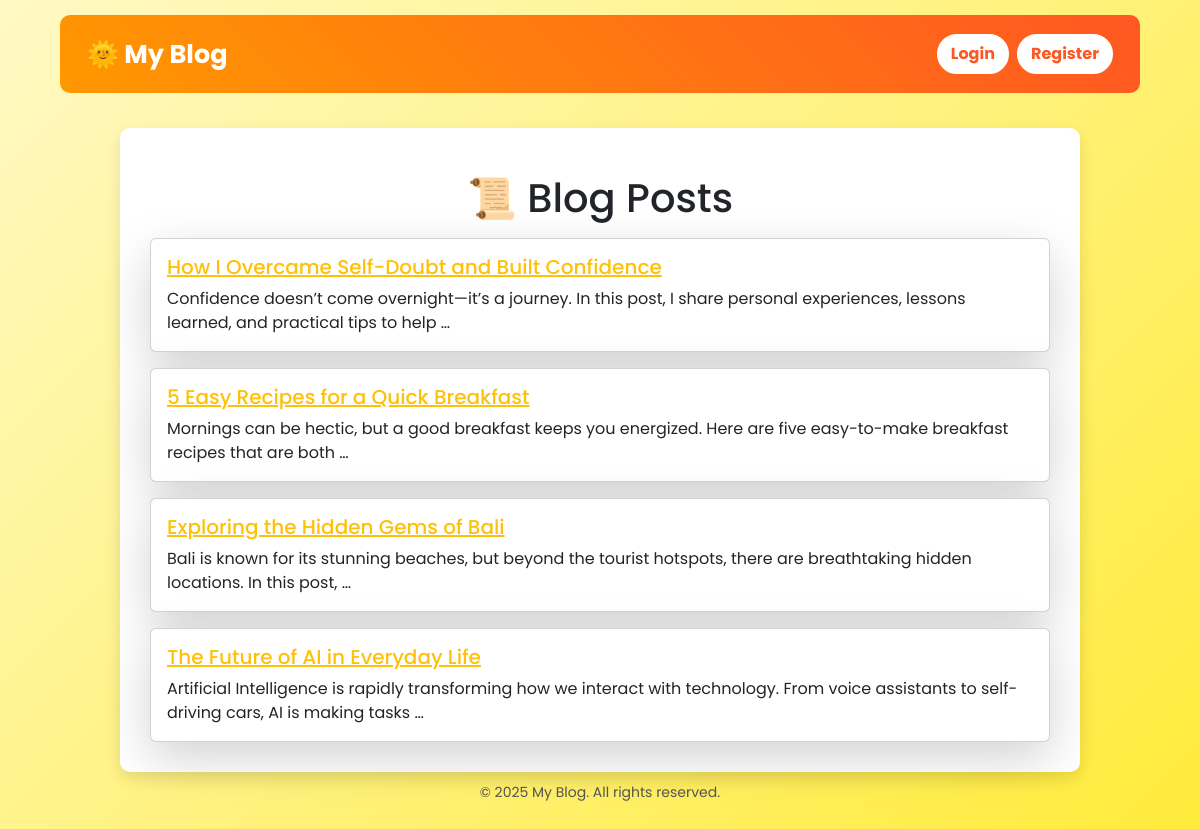
The page / on the database its author committed.
### blog/models.py (models this page shows, shortened)
class Post(models.Model):
    title = models.CharField(max_length=200)
    content = models.TextField()
    created_at = models.DateTimeField(auto_now_add=True)
    author = models.ForeignKey(User, on_delete=models.CASCADE)

### blog/views.py (the view)
# urls.py: path('', views.post_list, name='post_list'),
def post_list(request):
    post_list = Post.objects.all().order_by('-created_at')
    paginator = Paginator(post_list, 5)  # 5 posts per page
    page = request.GET.get('page')
    posts = paginator.get_page(page)
    return render(request, 'blog/post_list.html', {'posts': posts})

### blog/templates/blog/post_list.html
{% extends "blog/base.html" %}
{% block content %}
    <h1 class="mt-3 text-center">📜 Blog Posts</h1>
    {% for post in posts %}
        <div class="card mt-3 shadow-lg">
            <div class="card-body">
                <h5 class="card-title">
                    <a href="{% url 'post_detail' post.pk %}" class="text-warning">{{ post.title }}</a>
                </h5>
                <p class="card-text">{{ post.content|truncatewords:20 }}</p>
            </div>
        </div>
    {% endfor %}
{% endblock %}

### blog/templates/blog/base.html (shortened to what this page needs)
<!DOCTYPE html>
<html lang="en">
<head>
    <link rel="stylesheet" href="https://cdn.jsdelivr.net/npm/bootstrap@5.3.0/dist/css/bootstrap.min.css">
</head>
<body>
    <nav class="navbar navbar-expand-lg navbar-custom">
        <div class="container-fluid">
            <a class="navbar-brand" href="{% url 'post_list' %}">🌞 My Blog</a>
            <div class="collapse navbar-collapse justify-content-end" id="navbarNav">
                <ul class="navbar-nav">
                    {% if user.is_authenticated %}
                        <li class="nav-item">
                            <span class="navbar-text me-3">👤 Welcome, {{ user.username }}!</span>
                        </li>
                        <li class="nav-item">
                            <a href="{% url 'logout' %}" class="btn">Logout</a>
                        </li>
                    {% else %}
                        <li class="nav-item">
                            <a href="{% url 'login' %}" class="btn me-2">Login</a>
                        </li>
                        <li class="nav-item">
                            <a href="{% url 'register' %}" class="btn btn-warning">Register</a>
                        </li>
                    {% endif %}
                </ul>
            </div>
        </div>
    </nav>
    <div class="container content-container">
        {% block content %}
        {% endblock %}
    </div>
    <footer>
        <p>© 2025 My Blog. All rights reserved.</p>
    </footer>
</body>
</html>

### blog/templates/blog/base.html (style rules this page uses)
body { font-family: 'Poppins', sans-serif; background: linear-gradient(135deg, #fff9c4, #ffeb3b); min-height: 100vh; display: flex; flex-direction: column; }
.navbar-custom { background: linear-gradient(45deg, #ff9800, #ff5722); padding: 15px; border-radius: 10px; width: 90%; margin: 15px auto; }
.navbar-custom .navbar-brand { font-size: 1.6rem; font-weight: bold; color: white !important; }
.navbar-custom .btn { border-radius: 20px; font-weight: bold; background-color: white; color: #ff5722; border: 2px solid white; transition: all 0.3s ease-in-out; }
.content-container { margin-top: 20px; padding: 30px; background: white; border-radius: 10px; box-shadow: 0px 6px 15px rgba(0, 0, 0, 0.1); width: 80%; margin-left: auto; margin-right: auto; }
footer { margin-top: auto; padding: 10px; font-size: 14px; color: #555; text-align: center; }

### rows shown on the page
Post: title "How I Overcame Self-Doubt and Built Confidence", content "Confidence doesn’t come overnight—it’s a journey. In this post, I share personal experiences, lessons learned, and practical tips to help …"
Post: title "5 Easy Recipes for a Quick Breakfast", content "Mornings can be hectic, but a good breakfast keeps you energized. Here are five easy-to-make breakfast recipes that are both …"
Post: title "Exploring the Hidden Gems of Bali", content "Bali is known for its stunning beaches, but beyond the tourist hotspots, there are breathtaking hidden locations. In this post, …"
Post: title "The Future of AI in Everyday Life", content "Artificial Intelligence is rapidly transforming how we interact with technology. From voice assistants to self-driving cars, AI is making tasks …"
